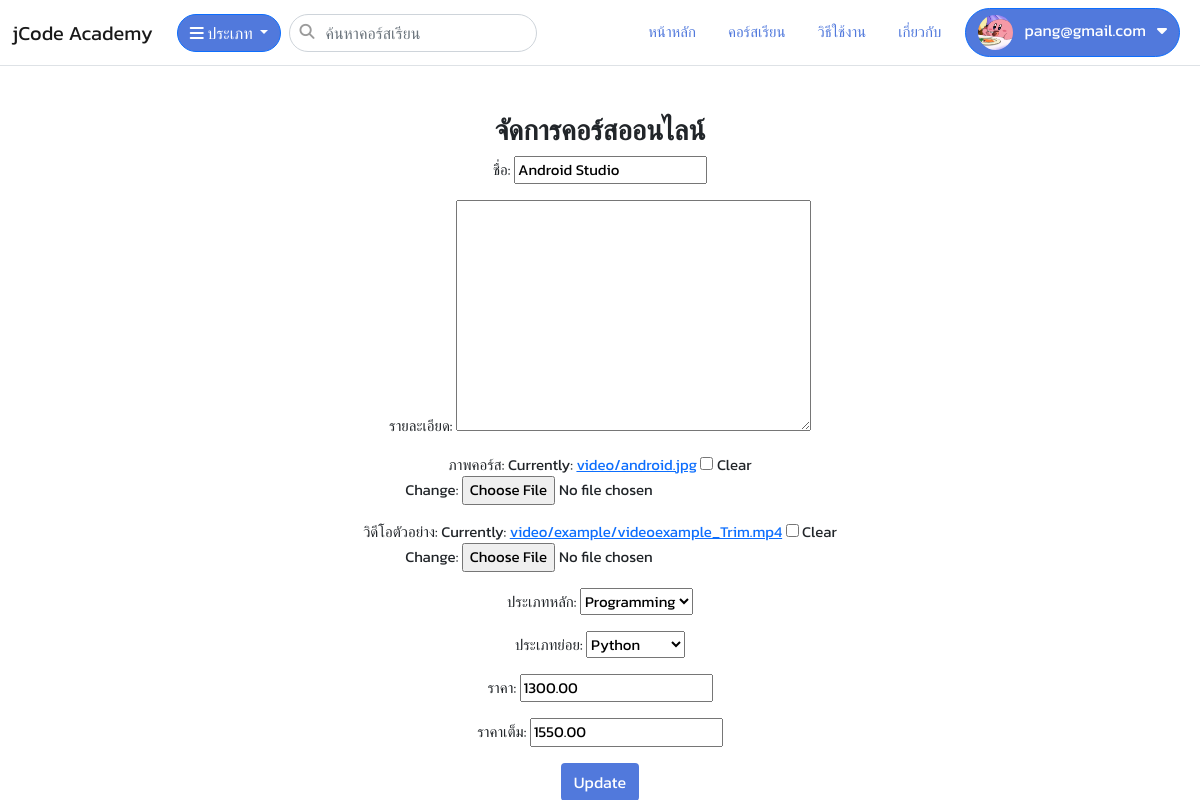
Page /video/updatevideo/14 (signed in) on the committed database.
### app/models.py (models this page shows, shortened)
class Member(models.Model):
    user = models.ForeignKey(User, on_delete=models.CASCADE)
    user_code = models.CharField(max_length=50)
    Profile_image = models.FileField(upload_to='Profile', null=True, blank=True)
    description = models.TextField(null=True, blank=True)

class Category(models.Model):
    name = models.CharField(max_length=100)
    created = models.DateTimeField(auto_now_add=True)
    updated = models.DateTimeField(auto_now=True)
    def __str__(self):
        return self.name

class CategorySub(models.Model):
    category = models.ForeignKey(Category, on_delete=models.CASCADE)
    name = models.CharField(max_length=100)
    created = models.DateTimeField(auto_now_add=True)
    updated = models.DateTimeField(auto_now=True)
    def __str__(self):
        return self.name

### video/models.py (models this page shows, shortened)
class Video(models.Model):
    member = models.ForeignKey(Member,null=True, blank=True, on_delete=models.CASCADE)
    name = models.CharField(max_length=250)
    slug = models.SlugField(max_length=450)
    description = models.TextField(null=True, blank=True)
    image = models.FileField(upload_to='video', null=True, blank=True)
    videoexample=models.FileField(upload_to='video/example', null=True, blank=True)
    category = models.ForeignKey(Category, null=True, blank=True, on_delete=models.SET_NULL)
    category_sub = models.ForeignKey(CategorySub, null=True, blank=True, on_delete=models.SET_NULL)
    price = models.DecimalField(max_digits=15, decimal_places=2, null=True, blank=True, default=0)
    price_before = models.DecimalField(max_digits=15, decimal_places=2, null=True, blank=True, default=0)
    published = models.BooleanField(default=False)
    created = models.DateTimeField(auto_now_add=True)
    updated = models.DateTimeField(auto_now=True)

### video/views.py (the view)
# urls.py: path('updatevideo/<int:id>',views.update_video,name='update_course'),
def update_video(request, id):
    videos= Video.objects.get(id=id)
    if request.method == 'POST':
        form = VideoForm(request.POST, request.FILES, instance=videos)
        if form.is_valid():
            form.save()
            messages.success(request, 'บันทึกสำเร็จ')
            return redirect('video:management_course')
    else:
        form = VideoForm(instance=videos)
    return render(request, 'video/update_video.html', {'form': form})

### video/forms.py
class VideoForm(forms.ModelForm):
    class Meta:
        model = Video
        exclude = ['id','member', 'slug', 'published', 'created', 'updated']
        labels ={
            'name':'ชื่อ',
            'description':'รายละเอียด',
            'image':'ภาพคอร์ส',
            'videoexample':'วิดีโอตัวอย่าง',
            'category':'ประเภทหลัก',
            'category_sub':'ประเภทย่อย',
            'price':'ราคา',
            'price_before':'ราคาเต็ม'
        }

### app/context_processors1.py (called while the page is built)
def category_list(request):
    categories = Category.objects.all()
    category_subs = CategorySub.objects.all().order_by('category')
    context = {
        'category_list':categories,
        'subcategory_list':category_subs,
    }
    return context

def member_list(request):
    members=Member.objects.filter(user_id=request.user.id).first()
    context={
        'member_list':members
    }
    return context

### app/loginemail.py (called while the page is built)
    def get_user(self, user_id):
        try:
            return User.objects.get(pk=user_id)
        except User.DoesNotExist:
            return None

### templates/video/update_video.html (shortened to what this page needs)
{% extends "layout/base.html" %}
{% block content %}
<h3 style="text-align: center;"><b>จัดการคอร์สออนไลน์</b></h3>
<form method="post" enctype="multipart/form-data">
    <div style="text-align: center;">
    {{ form.as_p }}
  </div>
  <div style="text-align: center;">
    <input type="submit" class="btn btn btn-update mx-2" value="Update">
  </div>
</form>
{% endblock %}

### templates/layout/base.html (shortened to what this page needs)
<!DOCTYPE html>
<html lang="en">
<head>
  <link href="https://cdn.jsdelivr.net/npm/bootstrap@5.0.2/dist/css/bootstrap.min.css" rel="stylesheet">
  <link href="https://cdnjs.cloudflare.com/ajax/libs/font-awesome/6.2.1/css/all.min.css" rel="stylesheet">
  <link href="https://cdn.jsdelivr.net/npm/sweetalert2@11.7.1/dist/sweetalert2.min.css" rel="stylesheet">
  {% load static %}
  <link rel="stylesheet" href="{% static 'css/style.css' %}">
</head>
<body>
  <nav class="navbar navbar-expand-md navbar-light  bg-white border-bottom mb-5">
    <div class="container-fluid">
      <a class="navbar-brand" href="{% url 'app:index' %}">jCode Academy</a>
      <div class="collapse navbar-collapse" id="navbarCollapse">
        <div class="d-flex">
          <div class="dropdown">
            <button class="btn btn-primary btn-category dropdown-toggle mx-2" type="button" id="dropdownMenuButton"
              data-toggle="dropdown" aria-expanded="false">
              <i class="fa fa-bars"></i> ประเภท
            </button>
            {% regroup subcategory_list by category as category_list1 %}
          </div>
        <div class="navbar-search">
          <i class="fa fa-search"></i>
        <input type="text" class="form-control" placeholder="ค้นหาคอร์สเรียน">
      </div>
    </div>
        <ul class="navbar-nav ms-auto mb-2 mb-md-0">
          <li class="nav-item mx-2">
            <a class="nav-link " aria-current="page" href="{% url 'app:index' %}">หน้าหลัก</a>
          </li>
          <li class="nav-item mx-2">
            <a class="nav-link" href="{% url 'video:index' %}">คอร์สเรียน</a>
          </li>
          <li class="nav-item mx-2">
            <a class="nav-link" href="#">วิธีใช้งาน</a>
          </li>
          <li class="nav-item mx-2">
            <a class="nav-link" href="#">เกี่ยวกับ</a>
          </li>
        </ul>
        {% if user.is_authenticated %}
        <div class="dropdown">
          <button class="btn btn-primary btn-profile dropdown mx-2" type="button" id="dropdownMenuButton"
            data-toggle="dropdown" aria-expanded="false">
            <div class="profile_img" >
              {% if member_list.Profile_image %}
              <img src="{{member_list.Profile_image.url}}" alt="" > &nbsp;
              {% endif %}
              {{request.user.email}} &nbsp;
              <i class="fa-solid fa-caret-down"></i>
            </div>
          </button>
        </div>
        {% endif %}
      </div>
    </div>
  </nav>
  <div class="container-fluid">
    {% block content %}{% endblock %}
  </div>
</body>
</html>

### static/css/style.css (style rules this page uses)
body { font-size: 15px; background-color: rgb(255, 255, 255); font-family: 'Kanit', sans-serif; }
.navbar-nav .nav-item .nav-link { color: #5179DC; }
.navbar-search { position: relative; }
.navbar-search .fa { position: absolute; left: 10px; top:10px; color: rgb(155, 155, 155); }
.navbar-search .form-control { padding-left:35px ; font-weight: 300; border-radius: 20px; }
.profile_img img { width: 35px; height: 35px; border-radius: 50%; }
.btn-category { color: rgb(255, 255, 255); background-color: #5179DC; border-radius: 20px; }
.btn-update { background-color: #5179DC; color: #FFF; text-align: center; }
.btn-profile { color: rgb(255, 255, 255); background-color: #5179DC; border-radius: 30px; }

### rows in the picture
Member: Profile_image (picture)
Video: name "Android Studio", category "Programming", category_sub "Python", price "1300.00", price_before "1550.00"

### other values in the picture
{{ request.user.email }} "pang@gmail.com"
